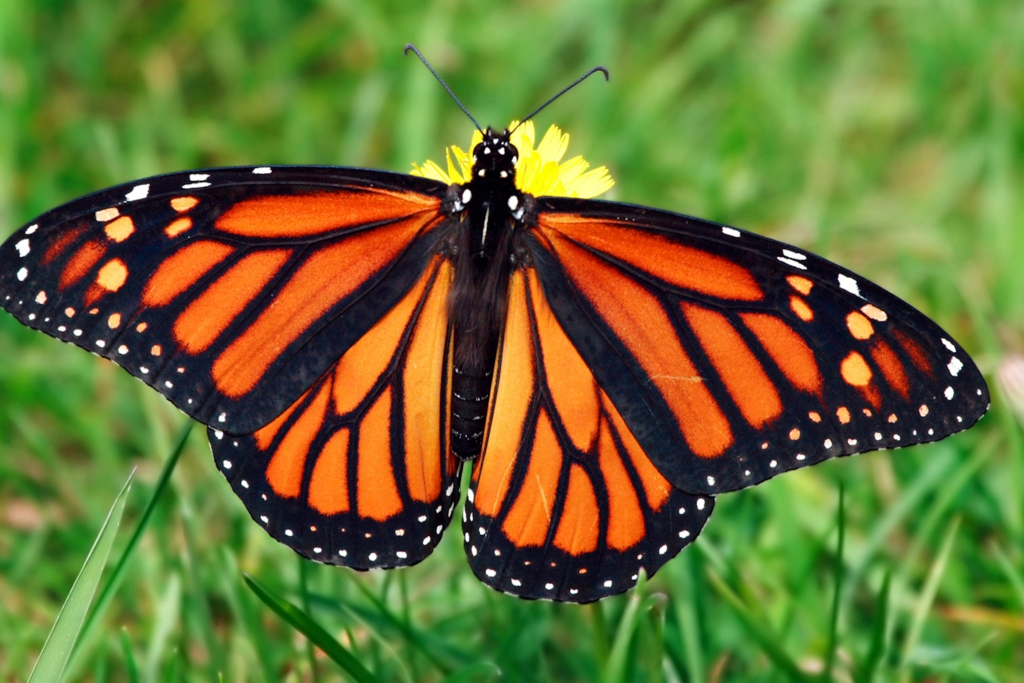
#> input picture img/butterfly.jpeg, 3072 x 2048 px (shown at 1/3 size)
$ jupyter execute RICCARDI_ROBIC_dbscan.ipynb
#> lines starting #> are read from the running program, lines starting #| are printed output that depends on the picture
# DB SCAN - Reverse pedagogy
Giuliano RICCARDI - Victor ROBIC

GitHub Repo: https://github.com/victorrbc/tp_dbscan/tree/main

## 1. Intro
**DBSCAN** stands for "**Density-Based Spatial Clustering of Applications with Noise**". It is a clustering algorithm that identifies clusters by taking into account the density of the data points in space. This allows for a more flexible clustering that perfoms better than other algorithms when dealing with nested data. Furthermore, DBSCAN also handles exceptionally well outliers and noise in data since it only affects a point to a cluster if it is within a dense region.

Just like K-Means algorithm, DBSCAN uses a distance metric in its execution. Because of this, it is **essential** for us to work with **scaled data** so all the features studied are treated as equally important. Also, this algorithm eliminates the need of specifying before hand the amount of clusters we want, DBSCAN **automatically detects** the optimum amount of clusters for its given parameters.

DBSCAN can still perform well identifying clusters and outliers when working with multiple dimensions, making it an even more appealing solution for multidimensional problems.

<u>A little bit of history</u>: DBSCAN algorithm was created in 1996 by Martin Ester, Hans-Peter Kriegel, Jörg Sander and Xiawei Xu.

**Clustering**: a technique in unsupervised machine learning that involves grouping a set of observations in such a way that oservations in the same group (cluster) are more similar to each other than to those in other groups. The goal being to discover natural groupings within the studied data.

**Nested data**: said of data when clusters are wrap around one another.

Example:

## 2. Theory

To better understand how the DBSCAN algorithm works, let us start with the definitions of the important notions linked to it.

**Epsilon**: the radius of the neighboorhood around a point. It defines the maximum distance (usually Euclidean distance) at which a point will be considered the neighboor to another one.

**MinPts**: the minimum amount of points needed to form a dense region.

**Dense Region**: a region containing at least MinPts within it.

**Sparse Region**: said of a region that contains points but not enough to be considered a Dense Region.

**Core Point**: said of a data point if there is at least a minimum number of points (MinPts) within a radius Epsilon around it.

**Border Point**: said of a data point if the point is not a Core Point but lies within a radius Epsilon of a Core Point.

**Noise Point**: said of a data point if it is neither a Core nor a Border Point. They are considered the outliers and do not belong to any cluster.

## 3. Algorithm Steps

1. Select a point randomly
2. Retrieve all points within an **Epsilon** distance of this point
3. If the point is a **Core Point**, a cluster is formed. If it isn't a Core Point it is labeled as **Noise**
4. Iterate through the cluster adding any point within Epsilon distance of a Core Point to the cluster
5. **Repeat** until all points have been processed

Video Explanation by : **StatQuest with Josh Starmer**

Full video at: https://www.youtube.com/watch?v=RDZUdRSDOok

Notes:

We can say that Core Points **extend** the clusters since we will assign every point within Epsilon distance of it to the cluster it belongs to, whereas the Border Points can only be **assigned** to clusters.

Cluster creation is done in **sequence**, this means that if a border point is within Epsilon distance of a Core Point from cluster 1 and a Core Point from cluster 2, it will be assigned to the cluster that the algorithm **first** iterated through.

## 4. Lab

For this lab, we are going to compare the effectiveness and clustering of DBSCAN algorithm and KMeans algorithm. We will be working with images for this lab.

[cell 1]
# Imports
import numpy as np
import matplotlib.pyplot as plt

from PIL import Image
from matplotlib import image
from sklearn.cluster import KMeans
from sklearn.cluster import DBSCAN

### 1. Data Pre Processing:

Loading the image

[cell 2]
# Choose between "butterfly.jpeg" or "bateau.jpeg"
image_path = "img/butterfly.jpeg"
save_path = "img/butterfly_resized.jpeg"
img = Image.open(image_path)
#> img is the input picture: PIL image 3072x2048 RGB; mean R, G, B 106.1, 112.5, 50.8

Resizing our image to work with less pixels

[cell 3]
height = int(img.height/2)
#> height = 1024
width = int(img.width/2)
#> width = 1536

[cell 4]
img.resize((width,height)).save(save_path)
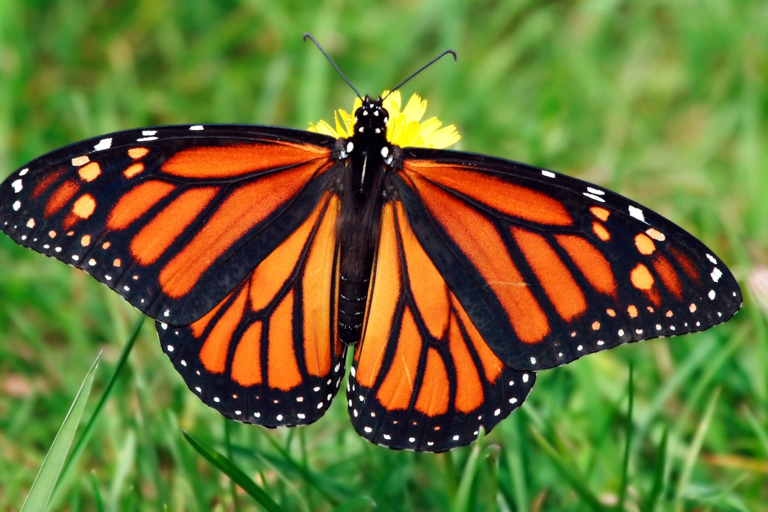
#> saved as butterfly_resized.jpeg: PIL image 1536x1024 RGB (shown at 1/2 size); mean R, G, B 106.1, 112.6, 50.8

Since we are working with data that is on the same scale (RGB values for pixels), we don't need to normalize the data. However, it is best practice to do so since it helps to optimize the computing time. Let's normalize the data by dividing it by 255.

[cell 5]
I = image.imread(save_path) / 255

### 2. K-Means clustering

Let us visualize the image we will be working with and its shape

[cell 6]
print(I.shape)
#| (1024, 1536, 3)
plt.imshow(I)

Now, before feeding our data in a model, we must make sure that it is formatted in such a way that we can apply the fit method from sk-learn library. At the current time we have 3D matrix as seen above of shape (height/2, width/2, 3). The third dimension coresponds to the RGB values of each pixel.

The data that we want to fit in our model should be 2D. To achieve that, we will reshape the matrix in order to obtain a 2D matrix of shape (height*width, 3). This will make it so all our pixels are represented as observations and their rgb value is kept as a feature.

[cell 7]
data = I.astype('float32')
data_2D = data.reshape(height*width, 3)
print(data_2D.shape)
#| (1572864, 3)
data_2D[0:5]
#> Out = [[0.443, 0.765, 0.263], [0.443, 0.765, 0.263], [0.439, 0.761, 0.259], [0.435, 0.757, 0.255], [0.439, 0.757, 0.255]]

Let us now define our model and fit the data to it so we can obtain the clusters.

[cell 8]
km = KMeans(
    n_clusters = 3, # Change this value to obtain a better precision
    random_state = 20201033
)

km.fit(data_2D)

[cell 9]
clusters = km.predict(data_2D)
clusters

To be able to visualize our clusters within the image we will create a new segmentation matrix that will contain as values the color of each cluster.

[cell 10]
km.cluster_centers_[clusters]

[cell 11]
Xsegmentation = np.empty_like(data_2D)
for i in range(data_2D.shape[0]):
    Xsegmentation[i] = km.cluster_centers_[clusters[i]]

When plotting it is important to reshape the segmentation matrix back to the original image shape so we can visualize it.

[cell 12]
# Run this line if you didn't normalize the data
#plt.imshow(np.uint8(Xsegmentation.reshape(height2, width2, 3)))

plt.imshow(Xsegmentation.reshape(height, width, 3))
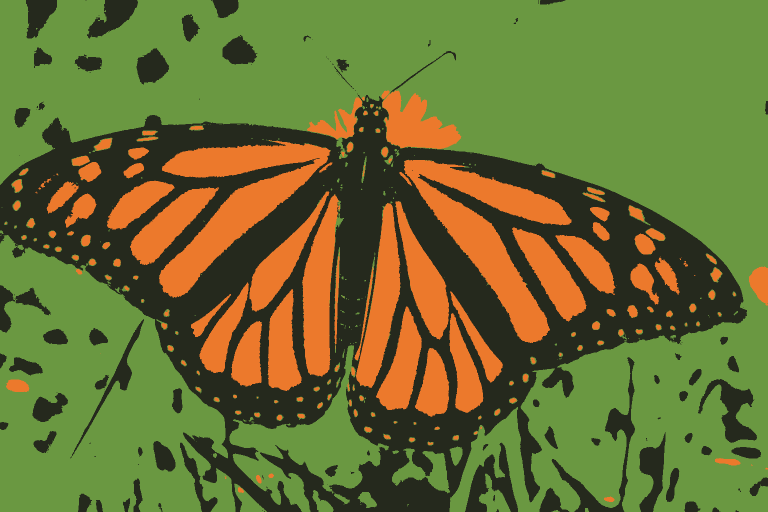
#> shown: shape (1024, 1536, 3) float32 (shown at 1/2 size); mean R, G, B 0.419, 0.444, 0.197

[cell 13]
plt.imshow(I)

We can see that interestingly enough, the KMeans algorithm performs well with the image and can detect the clusters as we would. We can finely distinguish the butterfly shape. Let us now delve into DBSCAN.

### 3. DBSCAN

Let us create the model with its hyperparameters as seen in the course.

[cell 14]
dbscan = DBSCAN(
    eps = 0.000001, # In our course this is equivalent to Epsilon
    min_samples = 5, # In our course this is equivalent to MinPts
)
dbscan.fit(data_2D)

[cell 15]
print("The number of Core Points found: ",len(dbscan.components_))
print("\nThe Core Points found: ", dbscan.components_)
print("\nThe labels of each Point: ", dbscan.labels_)
print("\nThe number of the clusters found: ", len(np.unique(dbscan.labels_)))

Now let us plot the obtained clusters, to do so, we will get the labels of each clusters and reshape them in order to obtain an image of the initial size height*width.

[cell 16]
labels = dbscan.labels_
L = np.reshape(labels+1, [height, width])

[cell 17]
plt.imshow(L)
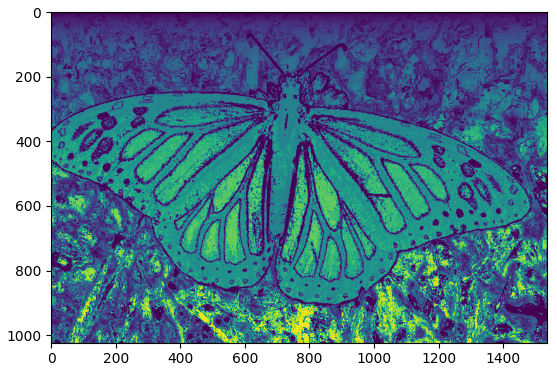
#> figure drawn by matplotlib, 1 panel

$ run again, with img/bateau.jpeg copied over img/butterfly.jpeg
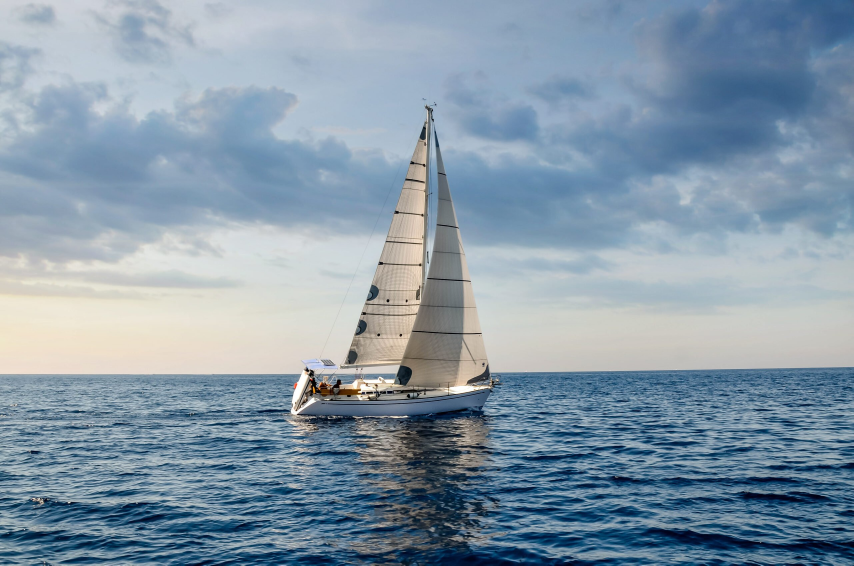
#> input picture img/bateau.jpeg, 2560 x 1696 px (shown at 1/3 size)
#> img is the input picture: PIL image 2560x1696 RGB; mean R, G, B 134, 153.3, 168.8
#> `img.resize((width,height)).save(save_path)`:
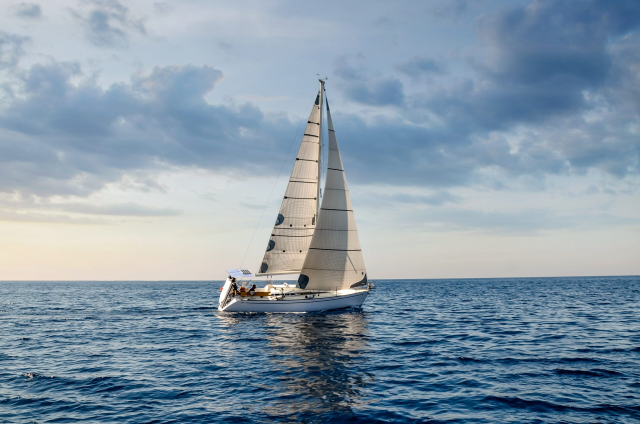
#> saved as butterfly_resized.jpeg: PIL image 1280x848 RGB (shown at 1/2 size); mean R, G, B 134, 153.3, 168.9
#| (848, 1280, 3)
#| (1085440, 3)
#> Out = [[0.808, 0.82, 0.839], [0.808, 0.82, 0.839], [0.808, 0.82, 0.839], [0.808, 0.82, 0.839], [0.808, 0.82, 0.839]]
#> `[cell 17] plt.imshow(L)`:
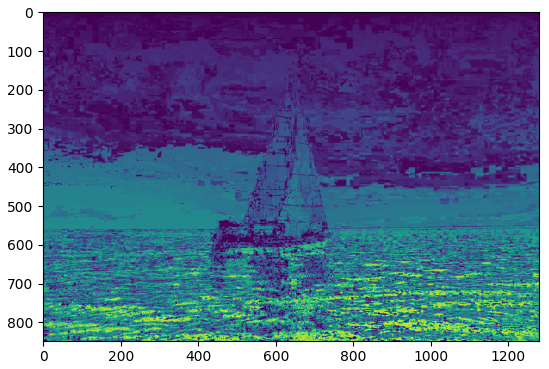
#> figure drawn by matplotlib, 1 panel
